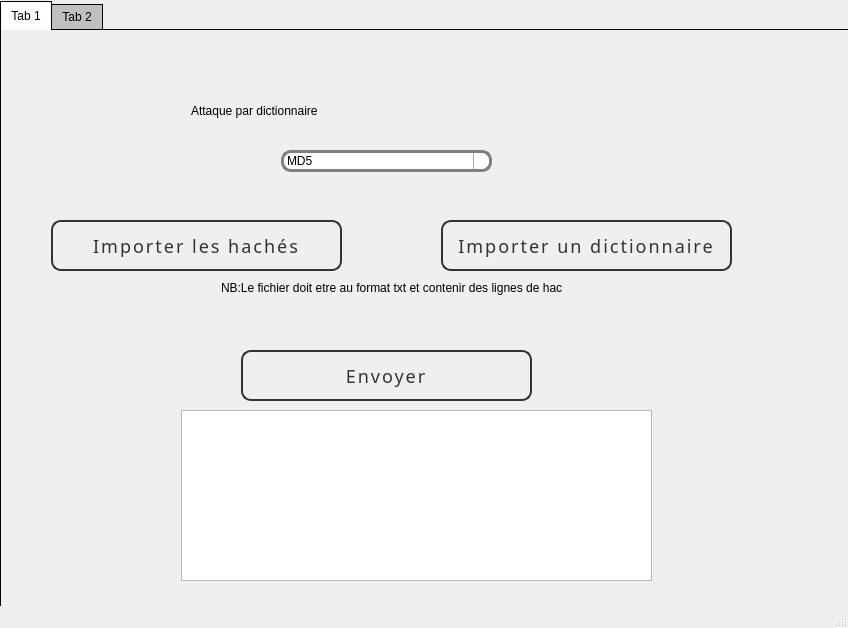
<?xml version="1.0" encoding="UTF-8"?>
<ui version="4.0">
 <class>MainWindow</class>
 <widget class="QMainWindow" name="MainWindow">
  <property name="geometry">
   <rect>
    <x>0</x>
    <y>0</y>
    <width>848</width>
    <height>628</height>
   </rect>
  </property>
  <property name="windowTitle">
   <string>MainWindow</string>
  </property>
  <widget class="QWidget" name="centralwidget">
   <widget class="QTabWidget" name="tabWidget">
    <property name="geometry">
     <rect>
      <x>0</x>
      <y>0</y>
      <width>851</width>
      <height>611</height>
     </rect>
    </property>
    <property name="styleSheet">
     <string notr="true">QTabWidget::pane {
    border: 1px solid black;
 
}

QTabWidget::tab-bar:top {
    top: 1px;
}

QTabWidget::tab-bar:bottom {
    bottom: 1px;
}

QTabWidget::tab-bar:left {
    right: 1px;
}

QTabWidget::tab-bar:right {
    left: 1px;
}

QTabBar::tab {
    border: 1px solid black;
}

QTabBar::tab:selected {
    background: white;
}

QTabBar::tab:!selected {
    background: silver;
}

QTabBar::tab:!selected:hover {
    background: #999;
}

QTabBar::tab:top:!selected {
    margin-top: 3px;
}

QTabBar::tab:bottom:!selected {
    margin-bottom: 3px;
}

QTabBar::tab:top, QTabBar::tab:bottom {
    min-width: 8ex;
    margin-right: -1px;
    padding: 5px 10px 5px 10px;
}

QTabBar::tab:top:selected {
    border-bottom-color: none;
}

QTabBar::tab:bottom:selected {
    border-top-color: none;
}

QTabBar::tab:top:last, QTabBar::tab:bottom:last,
QTabBar::tab:top:only-one, QTabBar::tab:bottom:only-one {
    margin-right: 0;
}

QTabBar::tab:left:!selected {
    margin-right: 3px;
}

QTabBar::tab:right:!selected {
    margin-left: 3px;
}

QTabBar::tab:left, QTabBar::tab:right {
    min-height: 8ex;
    margin-bottom: -1px;
    padding: 10px 5px 10px 5px;
}

QTabBar::tab:left:selected {
    border-left-color: none;
}

QTabBar::tab:right:selected {
    border-right-color: none;
}

QTabBar::tab:left:last, QTabBar::tab:right:last,
QTabBar::tab:left:only-one, QTabBar::tab:right:only-one {
    margin-bottom: 0;
}</string>
    </property>
    <property name="currentIndex">
     <number>0</number>
    </property>
    <widget class="QWidget" name="tab">
     <attribute name="title">
      <string>Tab 1</string>
     </attribute>
     <widget class="QTableWidget" name="tableWidget">
      <property name="geometry">
       <rect>
        <x>180</x>
        <y>380</y>
        <width>471</width>
        <height>171</height>
       </rect>
      </property>
     </widget>
     <widget class="QLabel" name="label_2">
      <property name="geometry">
       <rect>
        <x>190</x>
        <y>60</y>
        <width>481</width>
        <height>41</height>
       </rect>
      </property>
      <property name="styleSheet">
       <string notr="true">QLabel{
font: 20pt &quot;Lucida Calligraphy&quot;;


}</string>
      </property>
      <property name="text">
       <string>Attaque par dictionnaire</string>
      </property>
     </widget>
     <widget class="QPushButton" name="pushButton_2">
      <property name="geometry">
       <rect>
        <x>50</x>
        <y>190</y>
        <width>291</width>
        <height>51</height>
       </rect>
      </property>
      <property name="styleSheet">
       <string notr="true">
QPushButton{
  display: block;
  width: 200px;
  height: 40px;
  line-height: 40px;
  font-size: 18px;
  font-family: sans-serif;
  text-decoration: none;
  color: #333;
  border: 2px solid #333;
  letter-spacing: 2px;
  text-align: center;
  position: relative;
  transition: all .35s;
  border-radius:10px;
}


QPushButton::after{
  position: absolute;
  content: &quot;&quot;;
  top: 0;
  left: 0;
  width: 0;
  height: 100%;
  background: #ff003b;
  transition: all .35s;
}

QPushButton::hover{
  color: #fff;
  background: rgb(114, 255, 243);
  
}

QPushButton::hover::after{
  width: 100%;
}</string>
      </property>
      <property name="text">
       <string>Importer les hachés</string>
      </property>
     </widget>
     <widget class="QLabel" name="label_4">
      <property name="geometry">
       <rect>
        <x>220</x>
        <y>250</y>
        <width>341</width>
        <height>16</height>
       </rect>
      </property>
      <property name="text">
       <string>NB:Le fichier doit etre au format txt et contenir des lignes de hachés</string>
      </property>
     </widget>
     <widget class="QComboBox" name="comboBox">
      <property name="geometry">
       <rect>
        <x>280</x>
        <y>120</y>
        <width>211</width>
        <height>22</height>
       </rect>
      </property>
      <property name="styleSheet">
       <string notr="true">QComboBox {
    border: 3px solid gray;
    border-radius: 3px;
    padding: 1px 18px 1px 3px;
    min-width: 6em;
	border-radius:10px;
}
QComboBox:editable {
    background: white;
}


QComboBox:!editable, QComboBox::drop-down:editable {
     background: qlineargradient(x1: 0, y1: 0, x2: 0, y2: 1,
                                 stop: 0 #E1E1E1, stop: 0.4 #DDDDDD,
                                 stop: 0.5 #D8D8D8, stop: 1.0 #D3D3D3);
}

/* QComboBox gets the &quot;on&quot; state when the popup is open */
QComboBox:!editable:on, QComboBox::drop-down:editable:on {
    background: qlineargradient(x1: 0, y1: 0, x2: 0, y2: 1,
                                stop: 0 #D3D3D3, stop: 0.4 #D8D8D8,
                                stop: 0.5 #DDDDDD, stop: 1.0 #E1E1E1);
}

QComboBox:on { /* shift the text when the popup opens */
    padding-top: 3px;
    padding-left: 4px;
}

QComboBox::drop-down {
    subcontrol-origin: padding;
    subcontrol-position: top right;
    width: 15px;

    border-left-width: 1px;
    border-left-color: darkgray;
    border-left-style: solid; /* just a single line */
    border-top-right-radius: 3px; /* same radius as the QComboBox */
    border-bottom-right-radius: 3px;
}
QComboBox::down-arrow:on { /* shift the arrow when popup is open */
    top: 1px;
    left: 1px;
}

</string>
      </property>
      <item>
       <property name="text">
        <string>MD5</string>
       </property>
      </item>
      <item>
       <property name="text">
        <string>SHA256</string>
       </property>
      </item>
     </widget>
     <widget class="QPushButton" name="pushButton_3">
      <property name="geometry">
       <rect>
        <x>440</x>
        <y>190</y>
        <width>291</width>
        <height>51</height>
       </rect>
      </property>
      <property name="styleSheet">
       <string notr="true">
QPushButton{
  display: block;
  width: 200px;
  height: 40px;
  line-height: 40px;
  font-size: 18px;
  font-family: sans-serif;
  text-decoration: none;
  color: #333;
  border: 2px solid #333;
  letter-spacing: 2px;
  text-align: center;
  position: relative;
  transition: all .35s;
  border-radius:10px;
}


QPushButton::after{
  position: absolute;
  content: &quot;&quot;;
  top: 0;
  left: 0;
  width: 0;
  height: 100%;
  background: #ff003b;
  transition: all .35s;
}

QPushButton::hover{
  color: #fff;
  background: rgb(114, 255, 243);
  
}

QPushButton::hover::after{
  width: 100%;
}</string>
      </property>
      <property name="text">
       <string>Importer un dictionnaire</string>
      </property>
     </widget>
     <widget class="QPushButton" name="pushButton_9">
      <property name="geometry">
       <rect>
        <x>240</x>
        <y>320</y>
        <width>291</width>
        <height>51</height>
       </rect>
      </property>
      <property name="styleSheet">
       <string notr="true">
QPushButton{
  display: block;
  width: 200px;
  height: 40px;
  line-height: 40px;
  font-size: 18px;
  font-family: sans-serif;
  text-decoration: none;
  color: #333;
  border: 2px solid #333;
  letter-spacing: 2px;
  text-align: center;
  position: relative;
  transition: all .35s;
  border-radius:10px;
}


QPushButton::after{
  position: absolute;
  content: &quot;&quot;;
  top: 0;
  left: 0;
  width: 0;
  height: 100%;
  background: #ff003b;
  transition: all .35s;
}

QPushButton::hover{
  color: #fff;
  background: rgb(114, 255, 243);
  
}

QPushButton::hover::after{
  width: 100%;
}</string>
      </property>
      <property name="text">
       <string>Envoyer</string>
      </property>
     </widget>
    </widget>
    <widget class="QWidget" name="tab_2">
     <attribute name="title">
      <string>Tab 2</string>
     </attribute>
     <widget class="QLabel" name="label_3">
      <property name="geometry">
       <rect>
        <x>140</x>
        <y>10</y>
        <width>481</width>
        <height>41</height>
       </rect>
      </property>
      <property name="styleSheet">
       <string notr="true">QLabel{
font: 20pt &quot;Lucida Calligraphy&quot;;


}</string>
      </property>
      <property name="text">
       <string>Attaque par force brute</string>
      </property>
     </widget>
     <widget class="QLineEdit" name="lineEdit">
      <property name="geometry">
       <rect>
        <x>210</x>
        <y>130</y>
        <width>281</width>
        <height>20</height>
       </rect>
      </property>
     </widget>
     <widget class="QLabel" name="label_5">
      <property name="geometry">
       <rect>
        <x>140</x>
        <y>130</y>
        <width>47</width>
        <height>13</height>
       </rect>
      </property>
      <property name="text">
       <string>hash</string>
      </property>
     </widget>
     <widget class="QPushButton" name="pushButton">
      <property name="geometry">
       <rect>
        <x>20</x>
        <y>360</y>
        <width>271</width>
        <height>41</height>
       </rect>
      </property>
      <property name="styleSheet">
       <string notr="true">
QPushButton{
  display: block;
  width: 200px;
  height: 40px;
  line-height: 40px;
  font-size: 18px;
  font-family:sans-serif;
  text-decoration: none;
  color: #333;
  border: 2px solid #333;
  letter-spacing: 2px;
  text-align: center;
  position: relative;
  transition: all .35s;
  border-radius:10px;
}


QPushButton::after{
  position: absolute;
  content: &quot;&quot;;
  top: 0;
  left: 0;
  width: 0;
  height: 100%;
  background: #ff003b;
  transition: all .35s;
}

QPushButton::hover{
  color: #fff;
  background: rgb(114, 255, 243);
  
}

QPushButton::hover::after{
  width: 100%;
}</string>
      </property>
      <property name="text">
       <string>Rechercher le mot</string>
      </property>
     </widget>
     <widget class="QCheckBox" name="checkBox_4">
      <property name="geometry">
       <rect>
        <x>210</x>
        <y>300</y>
        <width>551</width>
        <height>21</height>
       </rect>
      </property>
      <property name="styleSheet">
       <string notr="true">QCheckBox
{
font-size: 13px;
font-weight: bold;
height: 30px;
 margin-left: 5px;
width: 100px;
height: 50px;
font-family: Georgia, serif;
}


QCheckBox::indicator {
    width: 20px;
    height: 20px;
}
QCheckBox::hover {
    color:rgb(114, 255, 243);
}</string>
      </property>
      <property name="text">
       <string>Avec des caractères spéciaux [ ~ ! @ # $ % ^ &amp; * ( ) - _ = + [ ] { } ; : , . &lt; &gt; / ? | ]</string>
      </property>
     </widget>
     <widget class="QLineEdit" name="lineEdit_2">
      <property name="geometry">
       <rect>
        <x>300</x>
        <y>330</y>
        <width>191</width>
        <height>23</height>
       </rect>
      </property>
     </widget>
     <widget class="QCheckBox" name="checkBox_2">
      <property name="geometry">
       <rect>
        <x>210</x>
        <y>220</y>
        <width>341</width>
        <height>21</height>
       </rect>
      </property>
      <property name="styleSheet">
       <string notr="true">QCheckBox
{
font-size: 13px;
font-weight: bold;
height: 30px;
 margin-left: 5px;
width: 100px;
height: 50px;
font-family: Georgia, serif;
}


QCheckBox::indicator {
    width: 20px;
    height: 20px;
}
QCheckBox::hover {
    color:rgb(114, 255, 243);
}</string>
      </property>
      <property name="text">
       <string>Avec des lettres minuscules [ a b c ... x y z ]</string>
      </property>
     </widget>
     <widget class="QCheckBox" name="checkBox">
      <property name="geometry">
       <rect>
        <x>210</x>
        <y>170</y>
        <width>301</width>
        <height>31</height>
       </rect>
      </property>
      <property name="styleSheet">
       <string notr="true">QCheckBox
{
font-size: 13px;
font-weight: bold;
height: 30px;
 margin-left: 5px;
width: 100px;
height: 50px;
font-family: Georgia, serif;
}


QCheckBox::indicator {
    width: 20px;
    height: 20px;
}
QCheckBox::hover {
    color:rgb(114, 255, 243);
}</string>
      </property>
      <property name="text">
       <string>Avec des chiffres [ 0 1 2 3 4 5 6 7 8 9 ]</string>
      </property>
     </widget>
     <widget class="QCheckBox" name="checkBox_3">
      <property name="geometry">
       <rect>
        <x>210</x>
        <y>260</y>
        <width>361</width>
        <height>21</height>
       </rect>
      </property>
      <property name="styleSheet">
       <string notr="true">QCheckBox
{
font-size: 13px;
font-weight: bold;
height: 30px;
 margin-left: 5px;
width: 100px;
height: 50px;
font-family: Georgia, serif;
}


QCheckBox::indicator {
    width: 20px;
    height: 20px;
}
QCheckBox::hover {
    color:rgb(114, 255, 243);
}</string>
      </property>
      <property name="text">
       <string> Avec des lettres majuscules [ A B C ... X Y Z ]</string>
      </property>
     </widget>
     <widget class="QLabel" name="label_6">
      <property name="geometry">
       <rect>
        <x>220</x>
        <y>330</y>
        <width>57</width>
        <height>15</height>
       </rect>
      </property>
      <property name="styleSheet">
       <string notr="true">QLabel{
font-family:Georgia, serif;
}</string>
      </property>
      <property name="text">
       <string>Longueur</string>
      </property>
     </widget>
     <widget class="QPushButton" name="pushButton_5">
      <property name="geometry">
       <rect>
        <x>520</x>
        <y>360</y>
        <width>271</width>
        <height>41</height>
       </rect>
      </property>
      <property name="styleSheet">
       <string notr="true">
QPushButton{
  display: block;
  width: 200px;
  height: 40px;
  line-height: 40px;
  font-size: 18px;
  font-family:sans-serif;
  text-decoration: none;
  color: #333;
  border: 2px solid #333;
  letter-spacing: 2px;
  text-align: center;
  position: relative;
  transition: all .35s;
  border-radius:10px;
}


QPushButton::after{
  position: absolute;
  content: &quot;&quot;;
  top: 0;
  left: 0;
  width: 0;
  height: 100%;
  background: #ff003b;
  transition: all .35s;
}

QPushButton::hover{
  color: #fff;
  background: rgb(114, 255, 243);
  
}

QPushButton::hover::after{
  width: 100%;
}</string>
      </property>
      <property name="text">
       <string>Selectionner un fichier</string>
      </property>
     </widget>
     <widget class="QTableWidget" name="tableWidget_2">
      <property name="geometry">
       <rect>
        <x>200</x>
        <y>410</y>
        <width>471</width>
        <height>171</height>
       </rect>
      </property>
     </widget>
     <widget class="QComboBox" name="comboBox_3">
      <property name="geometry">
       <rect>
        <x>250</x>
        <y>70</y>
        <width>201</width>
        <height>22</height>
       </rect>
      </property>
      <property name="styleSheet">
       <string notr="true">QComboBox {
    border: 3px solid gray;
    border-radius: 3px;
    padding: 1px 18px 1px 3px;
    min-width: 6em;
	border-radius:10px;
}
QComboBox:editable {
    background: white;
}


QComboBox:!editable, QComboBox::drop-down:editable {
     background: qlineargradient(x1: 0, y1: 0, x2: 0, y2: 1,
                                 stop: 0 #E1E1E1, stop: 0.4 #DDDDDD,
                                 stop: 0.5 #D8D8D8, stop: 1.0 #D3D3D3);
}

/* QComboBox gets the &quot;on&quot; state when the popup is open */
QComboBox:!editable:on, QComboBox::drop-down:editable:on {
    background: qlineargradient(x1: 0, y1: 0, x2: 0, y2: 1,
                                stop: 0 #D3D3D3, stop: 0.4 #D8D8D8,
                                stop: 0.5 #DDDDDD, stop: 1.0 #E1E1E1);
}

QComboBox:on { /* shift the text when the popup opens */
    padding-top: 3px;
    padding-left: 4px;
}

QComboBox::drop-down {
    subcontrol-origin: padding;
    subcontrol-position: top right;
    width: 15px;

    border-left-width: 1px;
    border-left-color: darkgray;
    border-left-style: solid; /* just a single line */
    border-top-right-radius: 3px; /* same radius as the QComboBox */
    border-bottom-right-radius: 3px;
}
QComboBox::down-arrow:on { /* shift the arrow when popup is open */
    top: 1px;
    left: 1px;
}

</string>
      </property>
      <item>
       <property name="text">
        <string>MD5</string>
       </property>
      </item>
      <item>
       <property name="text">
        <string>SHA256</string>
       </property>
      </item>
     </widget>
    </widget>
   </widget>
  </widget>
  <widget class="QStatusBar" name="statusbar"/>
 </widget>
 <resources/>
 <connections/>
</ui>
